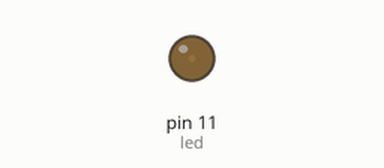
Simulated run of this sketch. Board: Arduino Uno, built with avr-gcc and run on an emulated ATmega328P. On the bench: output pins drawn as LEDs (lit = HIGH).

Above: at 0.05 s.
At 1.05 s:
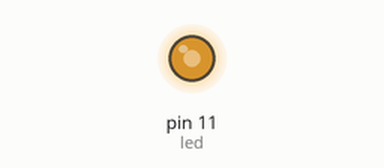
At 2.1 s:
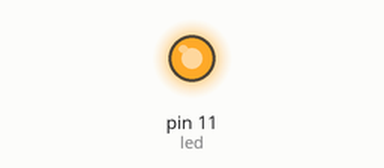
At 4.2 s:
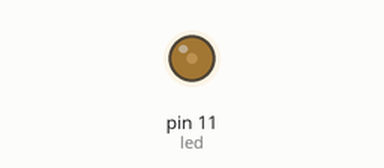
Timing chart, 0 to 5.9 s (numbered marks = the images above):
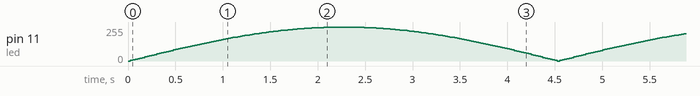

The sketch:

projeto07-led_pulsante.ino
```cpp
int led = 11;
float valor_seno;
int valor_led;


void setup() {
    pinMode(led, OUTPUT);
}

void loop() {
    for (int x=0; x<180; x++) {
         // converte graus em radianos e, então obtém o valor do seno
         // não devemos passar do ângulo de 180º
         valor_seno = (sin(x*(3.1416/180)));
         valor_led = int(valor_seno * 255); // o brilho deve estar entre 0 e 255

         analogWrite(led, valor_led);
         delay(25);
    }
}
```
